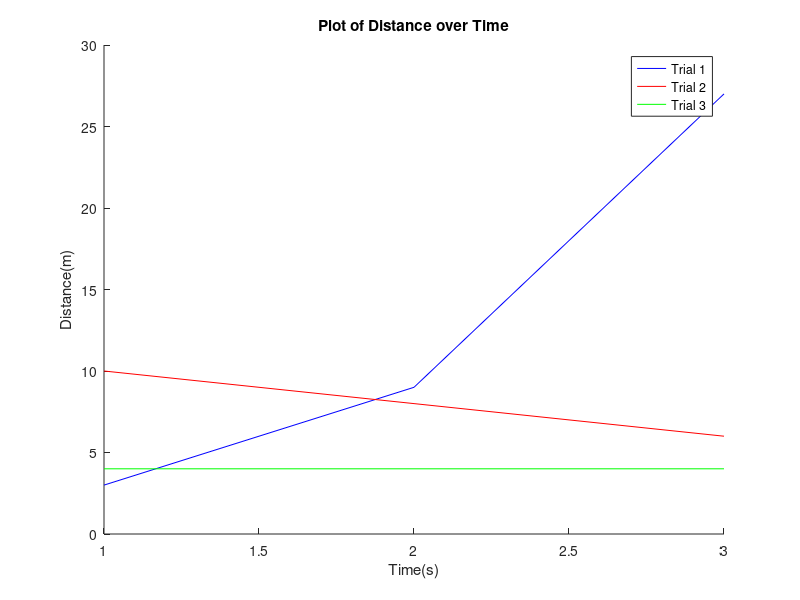

Source code (MATLAB):
clear all
X=[3 9 27];
Y=[10 8 6];
Z=[4 4 4];
t=[1 2 3];
figure
hold on
plot(t,X,'blue',t,Y,'red',t,Z,'green')
title('Plot of Distance over Time')
ylabel('Distance(m)')
xlabel('Time(s)')
legend('Trial 1','Trial 2', 'Trial 3')
upper left
